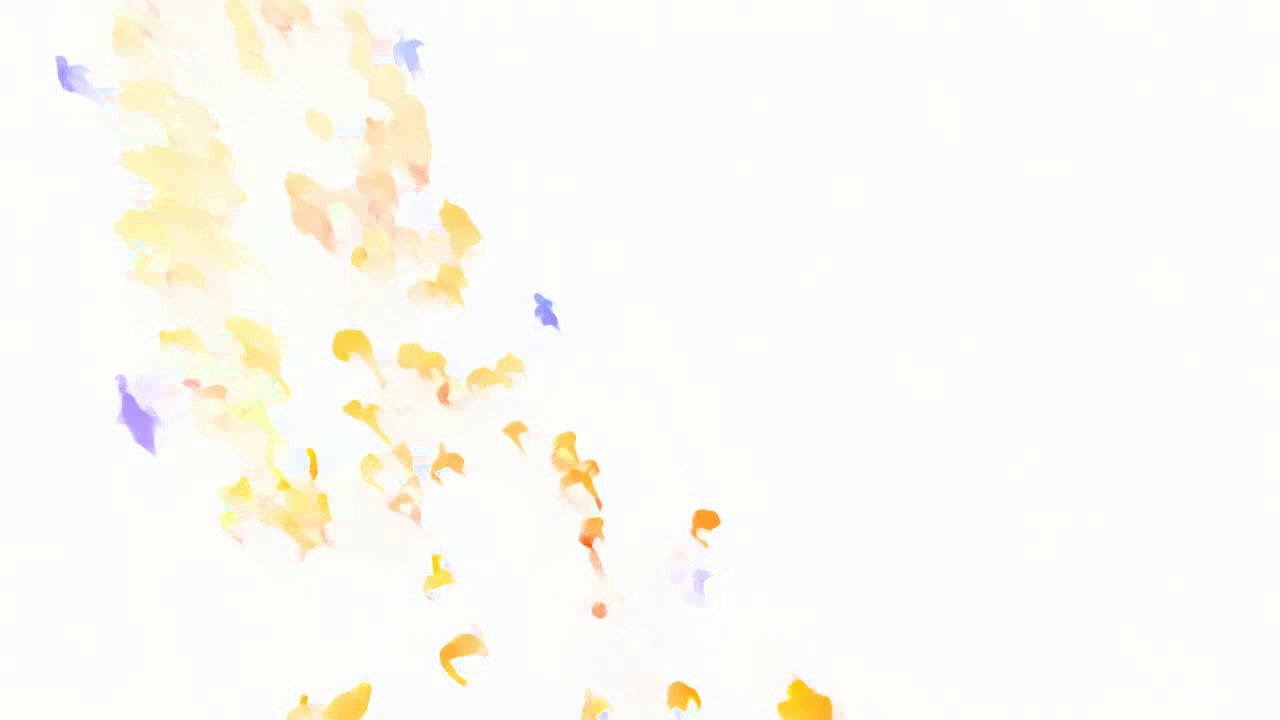
#> input picture frame 29 of GMA/mmflow/output/finetune.mp4, 1280 x 720 px
$ python concat_video.py
#> lines starting #> are read from the running program, lines starting #| are printed output that depends on the picture
import cv2

# 输入视频文件路径
video1_path = 'finetune.mp4'
video2_path = 'gt.mp4'
# 输出视频文件路径
output_video_path = 'finetune_gt.mp4'
# 视频帧率（假设两个视频帧率相同）
frame_rate = 20.0

# 打开视频文件
cap1 = cv2.VideoCapture(video1_path)
cap2 = cv2.VideoCapture(video2_path)

# 获取视频的帧宽度和高度
width1 = int(cap1.get(cv2.CAP_PROP_FRAME_WIDTH))
height1 = int(cap1.get(cv2.CAP_PROP_FRAME_HEIGHT))
width2 = int(cap2.get(cv2.CAP_PROP_FRAME_WIDTH))
height2 = int(cap2.get(cv2.CAP_PROP_FRAME_HEIGHT))

# 确定输出视频的宽度和高度
output_width = width1 + width2
output_height = max(height1, height2)

# 定义视频编码器和输出文件
fourcc = cv2.VideoWriter_fourcc(*'mp4v')  # 使用'mp4v'编码器生成MP4文件
out = cv2.VideoWriter(output_video_path, fourcc, frame_rate, (output_width, output_height))

while True:
    ret1, frame1 = cap1.read()
#> frame1 is the input picture: shape (720, 1280, 3); mean B, G, R 243.6, 250.6, 251.2
    ret2, frame2 = cap2.read()

    # 如果任意一个视频结束，则停止
    if not ret1 or not ret2:
        break

    # 如果视频尺寸不一样，需要调整
    if height1 != height2:
        frame1 = cv2.resize(frame1, (width1, output_height))
        frame2 = cv2.resize(frame2, (width2, output_height))

    # 拼接两帧图像
    combined_frame = cv2.hconcat([frame1, frame2])
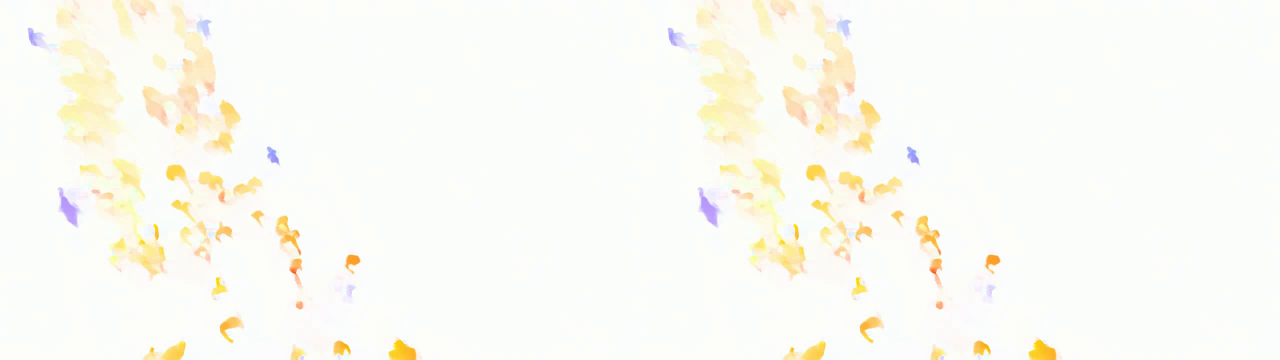
#> combined_frame: shape (720, 2560, 3) (shown at 1/2 size); mean B, G, R 243.6, 250.6, 251.2

    # 写入输出视频
    out.write(combined_frame)

# 释放资源
cap1.release()
cap2.release()
out.release()

print(f"视频已成功保存到 {output_video_path}")

$ run again, starting later in the video
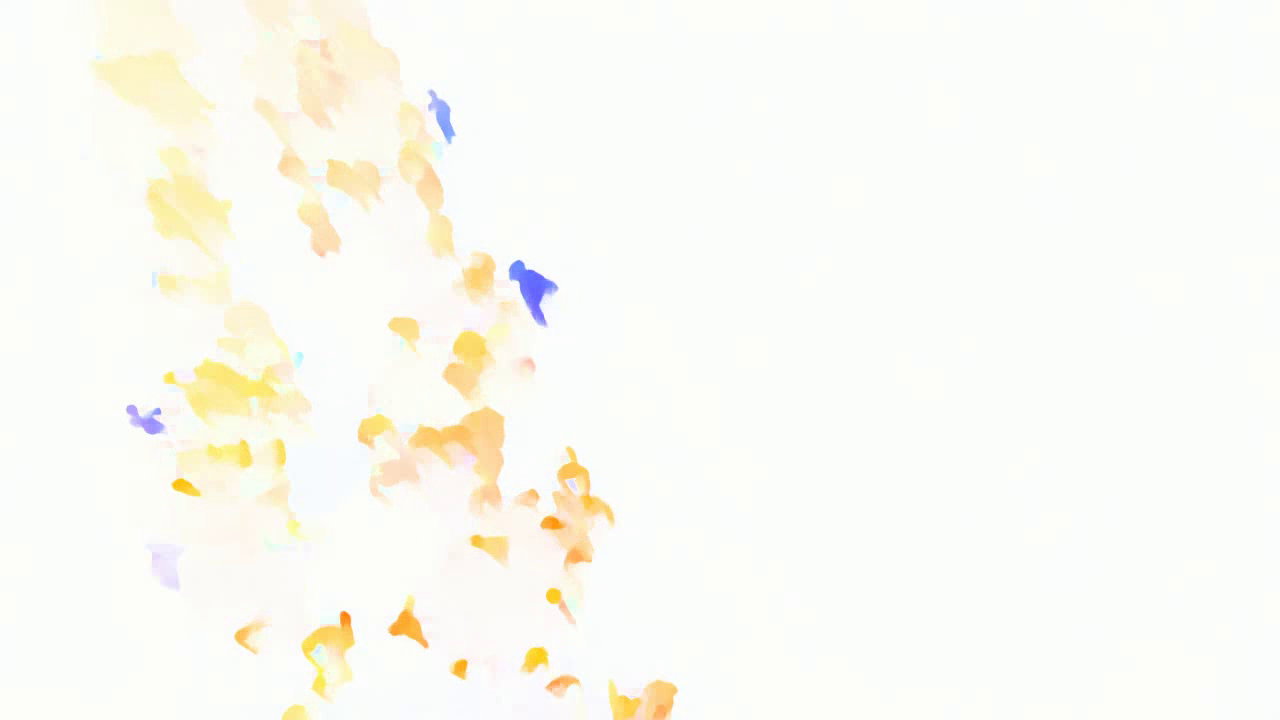
#> input picture frame 134 of GMA/mmflow/output/finetune.mp4, 1280 x 720 px
#> frame1 is the input picture: shape (720, 1280, 3); mean B, G, R 243.9, 250.6, 251.1
#> `combined_frame = cv2.hconcat([frame1, frame2])`:
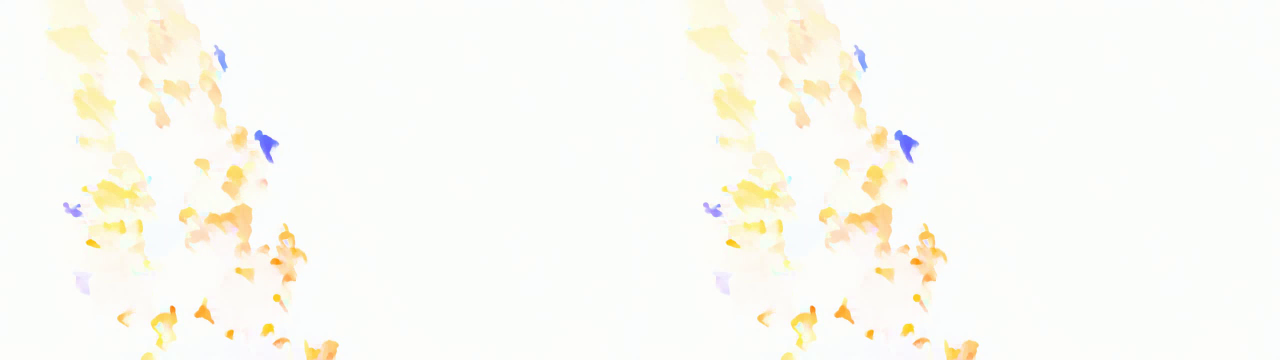
#> combined_frame: shape (720, 2560, 3) (shown at 1/2 size); mean B, G, R 243.9, 250.6, 251.1

$ run again, starting later in the video
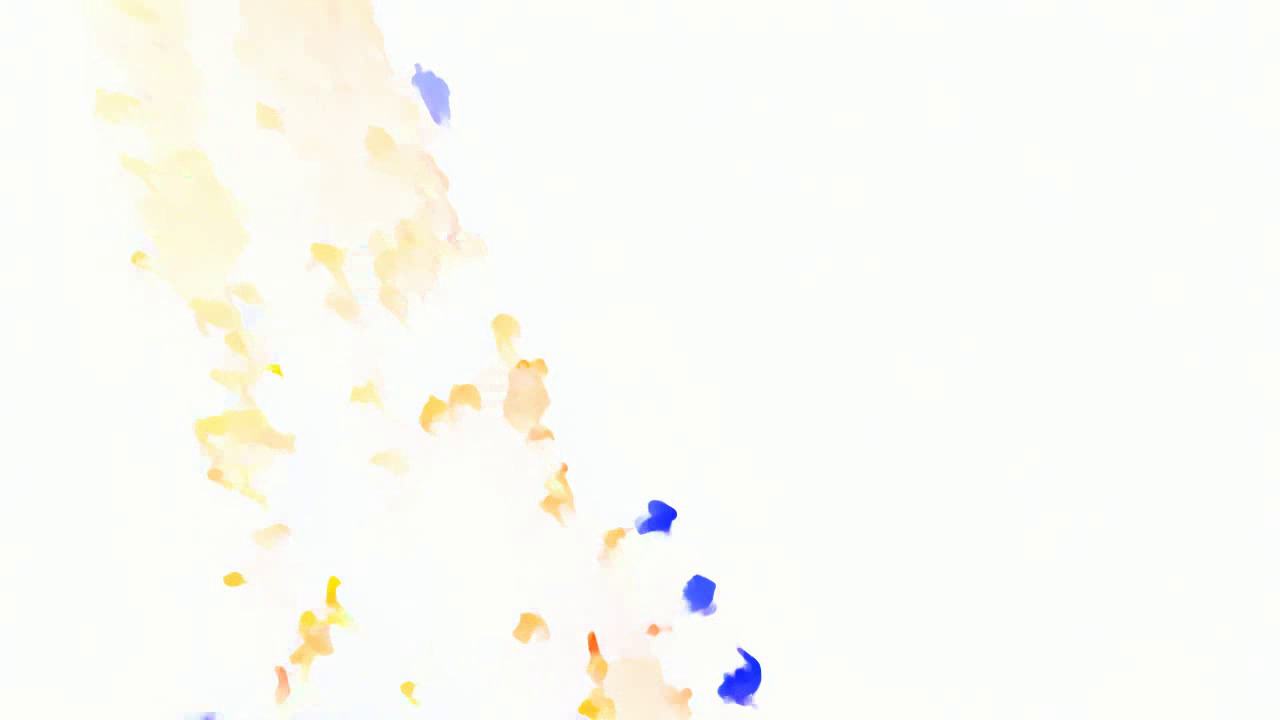
#> input picture frame 239 of GMA/mmflow/output/finetune.mp4, 1280 x 720 px
#> frame1 is the input picture: shape (720, 1280, 3); mean B, G, R 245.8, 250.9, 250.8
#> `combined_frame = cv2.hconcat([frame1, frame2])`:
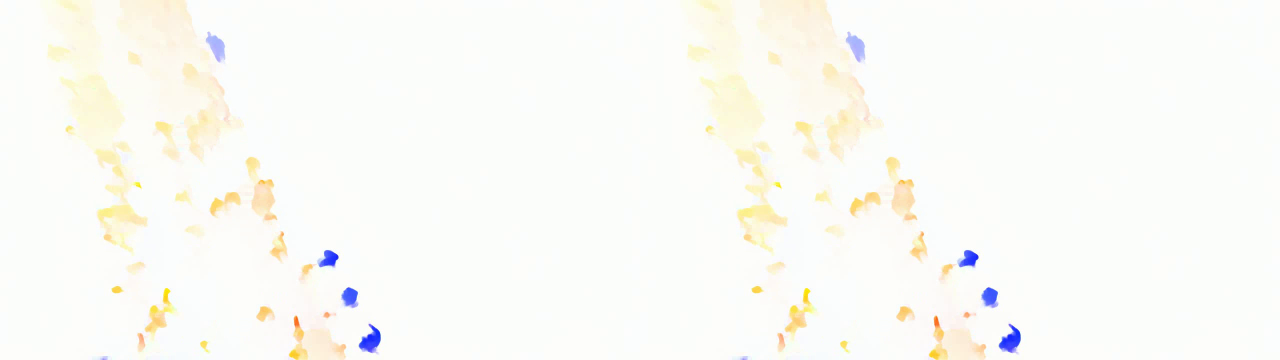
#> combined_frame: shape (720, 2560, 3) (shown at 1/2 size); mean B, G, R 245.8, 250.9, 250.8
